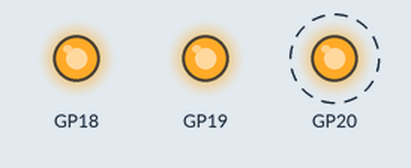
This program was run on a simulated Raspberry Pi Pico. Parts: output pins drawn as LEDs (lit = HIGH). Dashed ring = blinking.

Above: at 0.5 s.
Timing chart, 0 to 4.6 s (numbered marks = the images above):
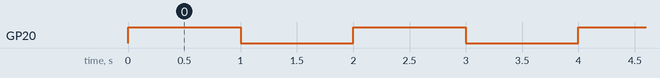

The program:

main.cpp
```cpp
#include <Arduino.h>

// the setup routine runs once when you press reset:
void setup() {
  // initialize the digital pin as an output.
  pinMode(18, OUTPUT);
  pinMode(19, OUTPUT);
  pinMode(20, OUTPUT);
  digitalWrite(18, HIGH);
  digitalWrite(19, HIGH);
  digitalWrite(20, HIGH);
}

// the loop routine runs over and over again forever:
void loop() {
  digitalWrite(20, HIGH);   // turn the LED on (HIGH is the voltage level)
  delay(1000);               // wait for a second
  digitalWrite(20, LOW);    // turn the LED off by making the voltage LOW
  delay(1000);               // wait for a second
}
```

Measured:
- by itself, GP20: alternates HIGH for 1.0 s and LOW for 1.0 s
